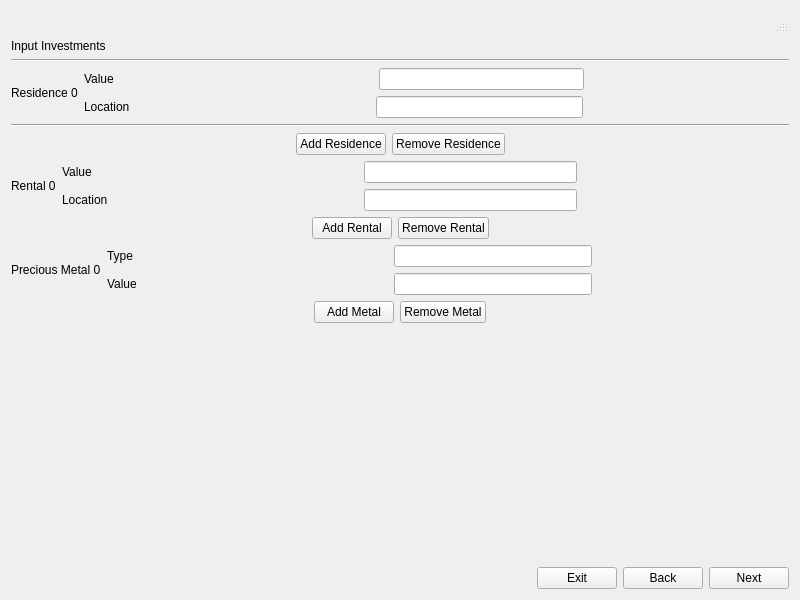
<?xml version="1.0" encoding="UTF-8"?>
<ui version="4.0">
 <class>predictionInputInvest</class>
 <widget class="QWidget" name="predictionInputInvest">
  <property name="geometry">
   <rect>
    <x>0</x>
    <y>0</y>
    <width>800</width>
    <height>600</height>
   </rect>
  </property>
  <property name="sizePolicy">
   <sizepolicy hsizetype="MinimumExpanding" vsizetype="Preferred">
    <horstretch>0</horstretch>
    <verstretch>0</verstretch>
   </sizepolicy>
  </property>
  <property name="minimumSize">
   <size>
    <width>84</width>
    <height>0</height>
   </size>
  </property>
  <property name="windowTitle">
   <string>MainApplication</string>
  </property>
  <layout class="QVBoxLayout" name="verticalLayout_6">
   <item>
    <widget class="QStatusBar" name="statusbar"/>
   </item>
   <item>
    <widget class="QLabel" name="label_2">
     <property name="text">
      <string>Input Investments</string>
     </property>
    </widget>
   </item>
   <item>
    <layout class="QVBoxLayout" name="verticalLayout">
     <item>
      <widget class="Line" name="line_2">
       <property name="orientation">
        <enum>Qt::Horizontal</enum>
       </property>
      </widget>
     </item>
     <item>
      <layout class="QHBoxLayout" name="horizontalLayout">
       <item>
        <widget class="QLabel" name="label">
         <property name="text">
          <string>Residence 0</string>
         </property>
        </widget>
       </item>
       <item>
        <layout class="QVBoxLayout" name="verticalLayout_2">
         <item>
          <layout class="QHBoxLayout" name="horizontalLayout_3">
           <item>
            <widget class="QLabel" name="label_3">
             <property name="minimumSize">
              <size>
               <width>84</width>
               <height>0</height>
              </size>
             </property>
             <property name="text">
              <string>Value</string>
             </property>
            </widget>
           </item>
           <item>
            <spacer name="horizontalSpacer_10">
             <property name="orientation">
              <enum>Qt::Horizontal</enum>
             </property>
             <property name="sizeType">
              <enum>QSizePolicy::Expanding</enum>
             </property>
             <property name="sizeHint" stdset="0">
              <size>
               <width>40</width>
               <height>20</height>
              </size>
             </property>
            </spacer>
           </item>
           <item>
            <widget class="QLineEdit" name="lineEdit_2"/>
           </item>
           <item>
            <spacer name="horizontalSpacer_11">
             <property name="orientation">
              <enum>Qt::Horizontal</enum>
             </property>
             <property name="sizeHint" stdset="0">
              <size>
               <width>40</width>
               <height>20</height>
              </size>
             </property>
            </spacer>
           </item>
          </layout>
         </item>
         <item>
          <layout class="QHBoxLayout" name="horizontalLayout_4">
           <item>
            <widget class="QLabel" name="label_4">
             <property name="sizePolicy">
              <sizepolicy hsizetype="Maximum" vsizetype="Preferred">
               <horstretch>0</horstretch>
               <verstretch>0</verstretch>
              </sizepolicy>
             </property>
             <property name="minimumSize">
              <size>
               <width>80</width>
               <height>0</height>
              </size>
             </property>
             <property name="text">
              <string>Location</string>
             </property>
            </widget>
           </item>
           <item>
            <spacer name="horizontalSpacer_4">
             <property name="orientation">
              <enum>Qt::Horizontal</enum>
             </property>
             <property name="sizeType">
              <enum>QSizePolicy::Expanding</enum>
             </property>
             <property name="sizeHint" stdset="0">
              <size>
               <width>40</width>
               <height>20</height>
              </size>
             </property>
            </spacer>
           </item>
           <item>
            <widget class="QLineEdit" name="lineEdit">
             <property name="sizePolicy">
              <sizepolicy hsizetype="MinimumExpanding" vsizetype="Fixed">
               <horstretch>0</horstretch>
               <verstretch>0</verstretch>
              </sizepolicy>
             </property>
             <property name="maximumSize">
              <size>
               <width>500</width>
               <height>16777215</height>
              </size>
             </property>
            </widget>
           </item>
           <item>
            <spacer name="horizontalSpacer_5">
             <property name="orientation">
              <enum>Qt::Horizontal</enum>
             </property>
             <property name="sizeHint" stdset="0">
              <size>
               <width>40</width>
               <height>20</height>
              </size>
             </property>
            </spacer>
           </item>
          </layout>
         </item>
        </layout>
       </item>
      </layout>
     </item>
     <item>
      <widget class="Line" name="line">
       <property name="orientation">
        <enum>Qt::Horizontal</enum>
       </property>
      </widget>
     </item>
     <item>
      <layout class="QHBoxLayout" name="horizontalLayout_2">
       <item>
        <spacer name="horizontalSpacer_2">
         <property name="orientation">
          <enum>Qt::Horizontal</enum>
         </property>
         <property name="sizeHint" stdset="0">
          <size>
           <width>40</width>
           <height>20</height>
          </size>
         </property>
        </spacer>
       </item>
       <item>
        <widget class="QPushButton" name="pushButton">
         <property name="text">
          <string>Add Residence</string>
         </property>
        </widget>
       </item>
       <item>
        <widget class="QPushButton" name="pushButton_4">
         <property name="text">
          <string>Remove Residence</string>
         </property>
        </widget>
       </item>
       <item>
        <spacer name="horizontalSpacer">
         <property name="orientation">
          <enum>Qt::Horizontal</enum>
         </property>
         <property name="sizeHint" stdset="0">
          <size>
           <width>40</width>
           <height>20</height>
          </size>
         </property>
        </spacer>
       </item>
      </layout>
     </item>
     <item>
      <layout class="QHBoxLayout" name="horizontalLayout_5">
       <item>
        <widget class="QLabel" name="label_5">
         <property name="text">
          <string>Rental 0</string>
         </property>
        </widget>
       </item>
       <item>
        <layout class="QVBoxLayout" name="verticalLayout_4">
         <item>
          <layout class="QHBoxLayout" name="horizontalLayout_6">
           <item>
            <widget class="QLabel" name="label_6">
             <property name="sizePolicy">
              <sizepolicy hsizetype="Preferred" vsizetype="Preferred">
               <horstretch>0</horstretch>
               <verstretch>0</verstretch>
              </sizepolicy>
             </property>
             <property name="minimumSize">
              <size>
               <width>84</width>
               <height>0</height>
              </size>
             </property>
             <property name="text">
              <string>Value</string>
             </property>
            </widget>
           </item>
           <item>
            <spacer name="horizontalSpacer_6">
             <property name="orientation">
              <enum>Qt::Horizontal</enum>
             </property>
             <property name="sizeHint" stdset="0">
              <size>
               <width>40</width>
               <height>20</height>
              </size>
             </property>
            </spacer>
           </item>
           <item>
            <widget class="QLineEdit" name="lineEdit_3"/>
           </item>
           <item>
            <spacer name="horizontalSpacer_7">
             <property name="orientation">
              <enum>Qt::Horizontal</enum>
             </property>
             <property name="sizeHint" stdset="0">
              <size>
               <width>40</width>
               <height>20</height>
              </size>
             </property>
            </spacer>
           </item>
          </layout>
         </item>
         <item>
          <layout class="QHBoxLayout" name="horizontalLayout_8">
           <item>
            <widget class="QLabel" name="label_7">
             <property name="sizePolicy">
              <sizepolicy hsizetype="Preferred" vsizetype="Preferred">
               <horstretch>0</horstretch>
               <verstretch>0</verstretch>
              </sizepolicy>
             </property>
             <property name="minimumSize">
              <size>
               <width>84</width>
               <height>0</height>
              </size>
             </property>
             <property name="text">
              <string>Location</string>
             </property>
            </widget>
           </item>
           <item>
            <spacer name="horizontalSpacer_9">
             <property name="orientation">
              <enum>Qt::Horizontal</enum>
             </property>
             <property name="sizeHint" stdset="0">
              <size>
               <width>40</width>
               <height>20</height>
              </size>
             </property>
            </spacer>
           </item>
           <item>
            <widget class="QLineEdit" name="lineEdit_4"/>
           </item>
           <item>
            <spacer name="horizontalSpacer_8">
             <property name="orientation">
              <enum>Qt::Horizontal</enum>
             </property>
             <property name="sizeHint" stdset="0">
              <size>
               <width>40</width>
               <height>20</height>
              </size>
             </property>
            </spacer>
           </item>
          </layout>
         </item>
        </layout>
       </item>
      </layout>
     </item>
     <item>
      <layout class="QHBoxLayout" name="horizontalLayout_9">
       <item>
        <spacer name="horizontalSpacer_12">
         <property name="orientation">
          <enum>Qt::Horizontal</enum>
         </property>
         <property name="sizeHint" stdset="0">
          <size>
           <width>40</width>
           <height>20</height>
          </size>
         </property>
        </spacer>
       </item>
       <item>
        <widget class="QPushButton" name="pushButton_6">
         <property name="text">
          <string>Add Rental</string>
         </property>
        </widget>
       </item>
       <item>
        <widget class="QPushButton" name="pushButton_5">
         <property name="text">
          <string>Remove Rental</string>
         </property>
        </widget>
       </item>
       <item>
        <spacer name="horizontalSpacer_13">
         <property name="orientation">
          <enum>Qt::Horizontal</enum>
         </property>
         <property name="sizeHint" stdset="0">
          <size>
           <width>40</width>
           <height>20</height>
          </size>
         </property>
        </spacer>
       </item>
      </layout>
     </item>
     <item>
      <layout class="QHBoxLayout" name="horizontalLayout_10">
       <item>
        <widget class="QLabel" name="label_8">
         <property name="text">
          <string>Precious Metal 0</string>
         </property>
        </widget>
       </item>
       <item>
        <layout class="QVBoxLayout" name="verticalLayout_5">
         <item>
          <layout class="QHBoxLayout" name="horizontalLayout_12">
           <item>
            <widget class="QLabel" name="label_9">
             <property name="minimumSize">
              <size>
               <width>84</width>
               <height>0</height>
              </size>
             </property>
             <property name="text">
              <string>Type</string>
             </property>
            </widget>
           </item>
           <item>
            <spacer name="horizontalSpacer_16">
             <property name="orientation">
              <enum>Qt::Horizontal</enum>
             </property>
             <property name="sizeHint" stdset="0">
              <size>
               <width>40</width>
               <height>20</height>
              </size>
             </property>
            </spacer>
           </item>
           <item>
            <widget class="QLineEdit" name="lineEdit_5"/>
           </item>
           <item>
            <spacer name="horizontalSpacer_18">
             <property name="orientation">
              <enum>Qt::Horizontal</enum>
             </property>
             <property name="sizeHint" stdset="0">
              <size>
               <width>40</width>
               <height>20</height>
              </size>
             </property>
            </spacer>
           </item>
          </layout>
         </item>
         <item>
          <layout class="QHBoxLayout" name="horizontalLayout_13">
           <item>
            <widget class="QLabel" name="label_10">
             <property name="minimumSize">
              <size>
               <width>84</width>
               <height>0</height>
              </size>
             </property>
             <property name="text">
              <string>Value</string>
             </property>
            </widget>
           </item>
           <item>
            <spacer name="horizontalSpacer_17">
             <property name="orientation">
              <enum>Qt::Horizontal</enum>
             </property>
             <property name="sizeHint" stdset="0">
              <size>
               <width>40</width>
               <height>20</height>
              </size>
             </property>
            </spacer>
           </item>
           <item>
            <widget class="QLineEdit" name="lineEdit_6"/>
           </item>
           <item>
            <spacer name="horizontalSpacer_19">
             <property name="orientation">
              <enum>Qt::Horizontal</enum>
             </property>
             <property name="sizeHint" stdset="0">
              <size>
               <width>40</width>
               <height>20</height>
              </size>
             </property>
            </spacer>
           </item>
          </layout>
         </item>
        </layout>
       </item>
      </layout>
     </item>
     <item>
      <layout class="QHBoxLayout" name="horizontalLayout_11">
       <item>
        <spacer name="horizontalSpacer_14">
         <property name="orientation">
          <enum>Qt::Horizontal</enum>
         </property>
         <property name="sizeHint" stdset="0">
          <size>
           <width>40</width>
           <height>20</height>
          </size>
         </property>
        </spacer>
       </item>
       <item>
        <widget class="QPushButton" name="pushButton_8">
         <property name="text">
          <string>Add Metal</string>
         </property>
        </widget>
       </item>
       <item>
        <widget class="QPushButton" name="pushButton_7">
         <property name="text">
          <string>Remove Metal</string>
         </property>
        </widget>
       </item>
       <item>
        <spacer name="horizontalSpacer_15">
         <property name="orientation">
          <enum>Qt::Horizontal</enum>
         </property>
         <property name="sizeHint" stdset="0">
          <size>
           <width>40</width>
           <height>20</height>
          </size>
         </property>
        </spacer>
       </item>
      </layout>
     </item>
     <item>
      <spacer name="verticalSpacer">
       <property name="orientation">
        <enum>Qt::Vertical</enum>
       </property>
       <property name="sizeHint" stdset="0">
        <size>
         <width>20</width>
         <height>40</height>
        </size>
       </property>
      </spacer>
     </item>
     <item>
      <layout class="QHBoxLayout" name="horizontalLayout_7">
       <item>
        <spacer name="horizontalSpacer_3">
         <property name="orientation">
          <enum>Qt::Horizontal</enum>
         </property>
         <property name="sizeHint" stdset="0">
          <size>
           <width>40</width>
           <height>20</height>
          </size>
         </property>
        </spacer>
       </item>
       <item>
        <widget class="QPushButton" name="Exit">
         <property name="text">
          <string>Exit</string>
         </property>
        </widget>
       </item>
       <item>
        <widget class="QPushButton" name="Back">
         <property name="text">
          <string>Back</string>
         </property>
        </widget>
       </item>
       <item>
        <widget class="QPushButton" name="Next">
         <property name="text">
          <string>Next</string>
         </property>
        </widget>
       </item>
      </layout>
     </item>
    </layout>
   </item>
  </layout>
 </widget>
 <resources/>
 <connections/>
</ui>
